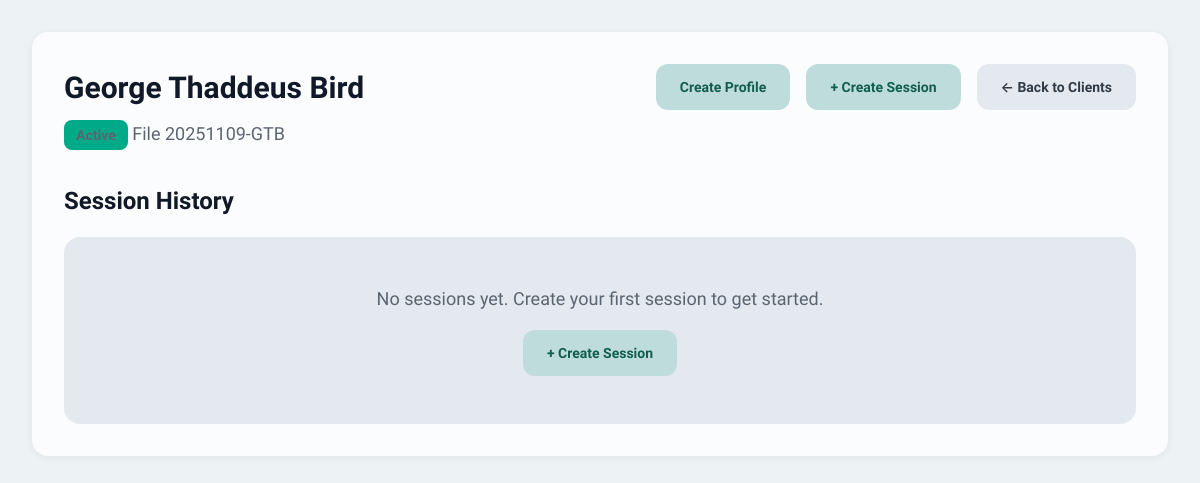
The app's page /client/2, older data.
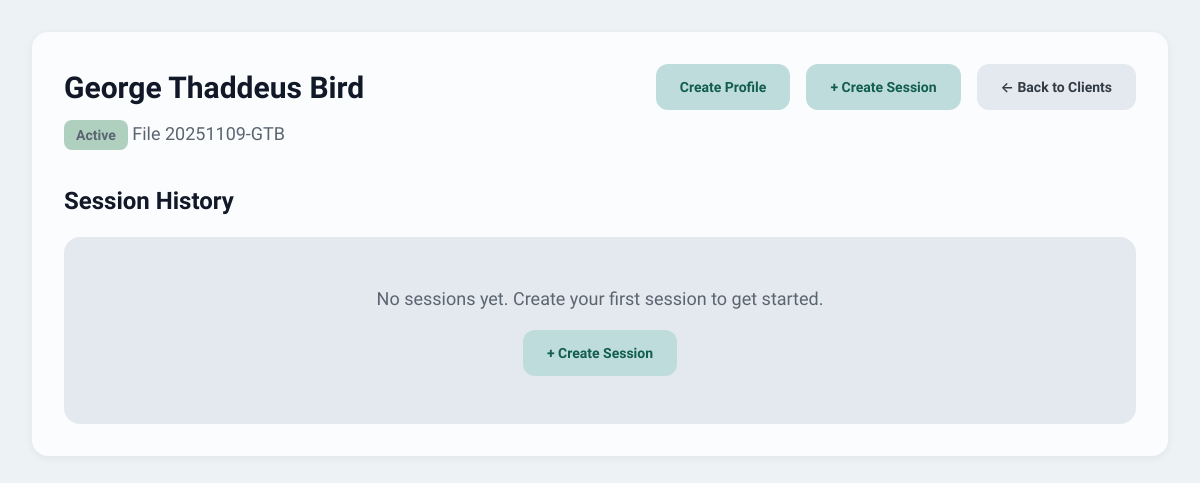
The same page, newer data.
### tables this page shows
CREATE TABLE client_types (
                id INTEGER PRIMARY KEY AUTOINCREMENT,
                name TEXT UNIQUE NOT NULL,
                color TEXT NOT NULL,
                code TEXT,
                file_number_style TEXT NOT NULL,
                file_number_prefix TEXT,
                file_number_suffix TEXT,
                file_number_counter INTEGER DEFAULT 0,
                session_fee REAL,
                session_duration INTEGER,
                retention_period INTEGER,
                is_system INTEGER DEFAULT 0,
                created_at INTEGER NOT NULL,
                modified_at INTEGER NOT NULL
            );

### web/app.py (the view, shortened to what this page needs)
@app.route('/client/<int:client_id>')
def client_file(client_id):
    client = db.get_client(client_id)
    if not client:
        return "Client not found", 404
    client['type'] = db.get_client_type(client['type_id'])
    profile_entry = db.get_profile_entry(client_id)
    all_entries = db.get_client_entries(client_id, entry_class='session')
    session_count = sum(1 for e in all_entries if not e.get('is_consultation'))
    consultation_count = sum(1 for e in all_entries if e.get('is_consultation'))
    from collections import defaultdict
    from datetime import datetime
    now = datetime.now()
    current_year = now.year
    current_month = now.month
    year_dict = defaultdict(lambda: defaultdict(list))
    for entry in all_entries:
        if entry.get('session_date'):
            entry_date = datetime.fromtimestamp(entry['session_date'])
            year = entry_date.year
            month = entry_date.month
            year_dict[year][month].append(entry)
    entries_by_year = []
    return render_template('client_file.html',
                         client=client,
                         profile_entry=profile_entry,
                         entries_by_year=entries_by_year,
                         session_count=session_count,
                         consultation_count=consultation_count)

### core/database.py (called while the page is built)
    def connect(self):
        return sqlite3.connect(str(self.db_path))

    def get_profile_entry(self, client_id: int) -> Optional[Dict[str, Any]]:
        conn = self.connect()
        conn.row_factory = sqlite3.Row
        cursor = conn.cursor()
        cursor.execute("""
            SELECT * FROM entries
            WHERE client_id = ? AND class = 'profile'
            LIMIT 1
        """, (client_id,))
        row = cursor.fetchone()
        conn.close()
        return dict(row) if row else None

    def get_client_type(self, type_id: int) -> Optional[Dict[str, Any]]:
        conn = self.connect()
        conn.row_factory = sqlite3.Row
        cursor = conn.cursor()
        cursor.execute("SELECT * FROM client_types WHERE id = ?", (type_id,))
        row = cursor.fetchone()
        conn.close()
        return dict(row) if row else None

    def get_client(self, client_id: int) -> Optional[Dict[str, Any]]:
        conn = self.connect()
        conn.row_factory = sqlite3.Row
        cursor = conn.cursor()
        cursor.execute("SELECT * FROM clients WHERE id = ?", (client_id,))
        row = cursor.fetchone()
        conn.close()
        return dict(row) if row else None

### web/templates/client_file.html (shortened to what the changed rows need)
{% extends "base.html" %}
{% block content %}
<div class="card">
    <div style="display: flex; justify-content: space-between; align-items: start; margin-bottom: 2rem;">
        <div>
            <h2 style="color: #111827; margin-bottom: 0.5rem;">{{ client.first_name }} {{ client.middle_name }} {{ client.last_name }}</h2>
            <p style="color: #5B6571;">
                <span class="type-badge" style="background-color: {{ client.type.color }}">
                    {{ client.type.name }}
                </span>
                File {{ client.file_number }}
            </p>
        </div>
    </div>
</div>
{% endblock %}

Row changes from the older to the newer data that the page shows:
now on this page (row edited): client_types: type.name "Active"
changed client_types: color "#00AA88" → "#AFCFBF" (drawn)
